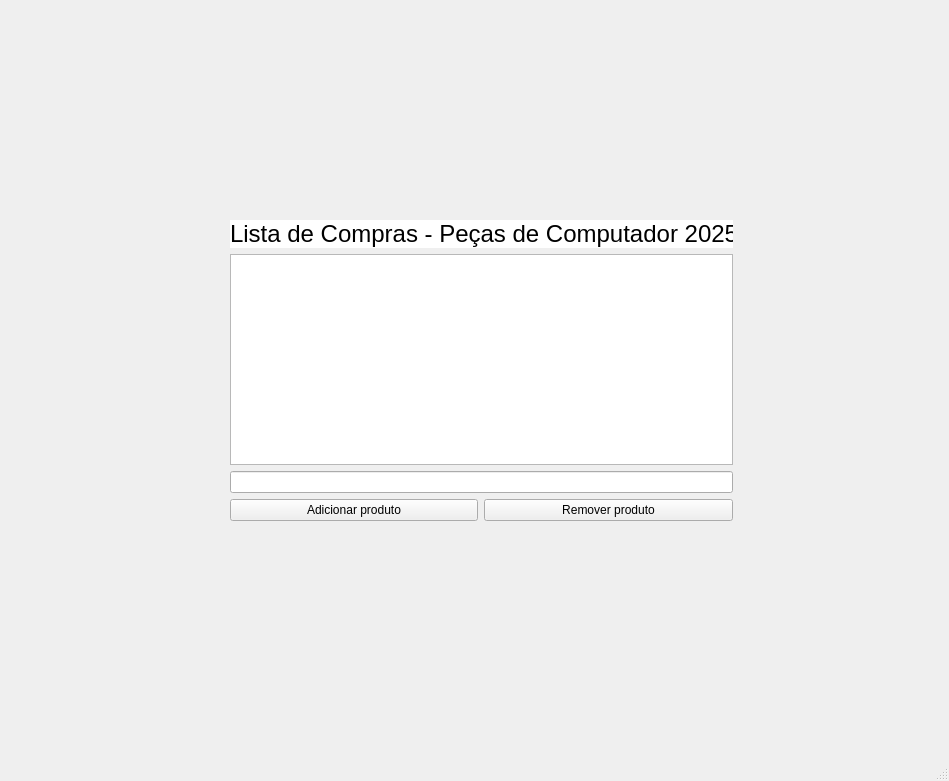
<?xml version="1.0" encoding="UTF-8"?>
<ui version="4.0">
 <class>MainWindow</class>
 <widget class="QMainWindow" name="MainWindow">
  <property name="geometry">
   <rect>
    <x>0</x>
    <y>0</y>
    <width>949</width>
    <height>781</height>
   </rect>
  </property>
  <property name="windowTitle">
   <string>MainWindow</string>
  </property>
  <widget class="QWidget" name="centralwidget">
   <widget class="QWidget" name="gridLayoutWidget">
    <property name="geometry">
     <rect>
      <x>230</x>
      <y>220</y>
      <width>503</width>
      <height>301</height>
     </rect>
    </property>
    <layout class="QGridLayout" name="gridLayout">
     <item row="5" column="2">
      <widget class="QPushButton" name="remover">
       <property name="text">
        <string>Remover produto</string>
       </property>
      </widget>
     </item>
     <item row="5" column="1">
      <widget class="QPushButton" name="adicionar">
       <property name="text">
        <string>Adicionar produto</string>
       </property>
      </widget>
     </item>
     <item row="3" column="1" colspan="2">
      <widget class="QListWidget" name="listWidget"/>
     </item>
     <item row="4" column="1" colspan="2">
      <widget class="QLineEdit" name="lineEdit"/>
     </item>
     <item row="0" column="1" rowspan="2" colspan="2">
      <widget class="QLabel" name="label_2">
       <property name="font">
        <font>
         <pointsize>18</pointsize>
        </font>
       </property>
       <property name="styleSheet">
        <string notr="true">background-color:#ffffff;</string>
       </property>
       <property name="text">
        <string>Lista de Compras - Peças de Computador 2025</string>
       </property>
      </widget>
     </item>
    </layout>
   </widget>
   <widget class="QLabel" name="label">
    <property name="geometry">
     <rect>
      <x>0</x>
      <y>0</y>
      <width>951</width>
      <height>781</height>
     </rect>
    </property>
    <property name="text">
     <string/>
    </property>
    <property name="pixmap">
     <pixmap>../QtDesign lista mercado/Anexo_133420509993143567.jpg</pixmap>
    </property>
    <property name="scaledContents">
     <bool>true</bool>
    </property>
   </widget>
   <widget class="QLabel" name="label_3">
    <property name="geometry">
     <rect>
      <x>0</x>
      <y>10</y>
      <width>951</width>
      <height>771</height>
     </rect>
    </property>
    <property name="text">
     <string/>
    </property>
    <property name="pixmap">
     <pixmap>Qual-a-tecnologia.jpg</pixmap>
    </property>
    <property name="scaledContents">
     <bool>true</bool>
    </property>
   </widget>
   <zorder>label_3</zorder>
   <zorder>label</zorder>
   <zorder>gridLayoutWidget</zorder>
  </widget>
  <widget class="QMenuBar" name="menubar">
   <property name="geometry">
    <rect>
     <x>0</x>
     <y>0</y>
     <width>949</width>
     <height>21</height>
    </rect>
   </property>
  </widget>
  <widget class="QStatusBar" name="statusbar"/>
 </widget>
 <resources/>
 <connections/>
</ui>
